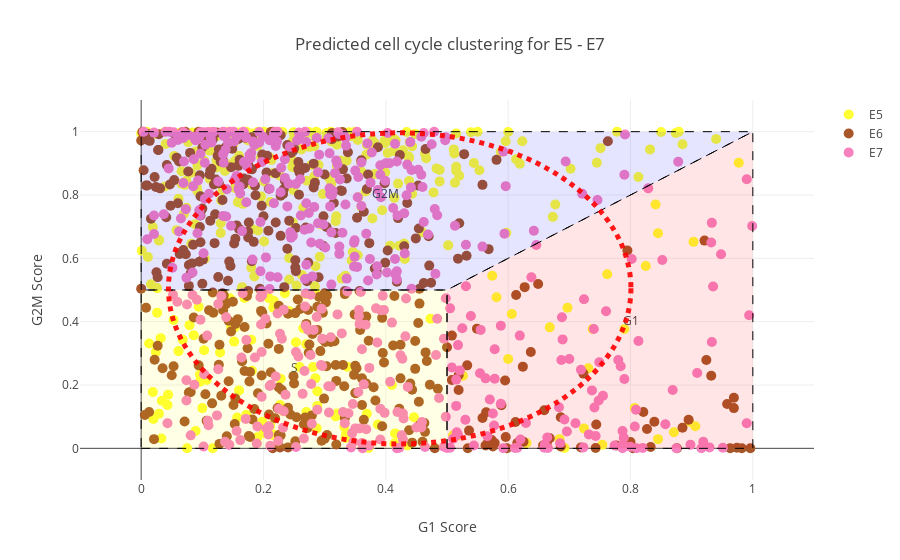

Notebook code cell kept with this figure:
### Code cell
data = [e5_trace, e6_trace, e7_trace, lbls]
#

layout = {
    'title': "Predicted cell cycle clustering for E5 - E7",
    'xaxis': {
        'title': "G1 Score",
        'range': [-0.1, 1.1],
    },
    'yaxis': {
        'title': "G2M Score",
        'range': [-0.1, 1.1]
    },
    'shapes': [
        # G1
        {
            'type': 'path',
            'path': ' M 0.5,0 L1,0 L1,1 L0.5,0.5 Z',
            'fillcolor': 'rgba(255,0,0,0.1)',
            'line': {
                'width': 1,
                'dash': 'dash'
            }
        },
        # S
        {
            'type': 'path',
            'path': ' M 0,0 L0.5,0 L0.5,0.5 L0,0.5 Z',
            'fillcolor': 'rgba(255,255,0,0.1)',
            'line': {
                'width': 1,
                'dash': 'dash'
            }
        },
        # G2M
        {
            'type': 'path',
            'path': ' M 0,0.5 L0,1 L1,1 L0.5,0.5 Z',
            'fillcolor': 'rgba(0,0,255,0.1)',
            'line': {
                'width': 1,
                'dash': 'dash'
            }
        },
        {
            'type': 'circle',
            'xref': 'x',
            'yref': 'y',
            'x0': np.percentile(list(e5_g1) + list(e6_g1) + list(e7_g1), 5),
            'y0': np.percentile(list(e5_g2m) + list(e6_g2m) + list(e7_g2m), 5),
            'x1': np.percentile(list(e5_g1) + list(e6_g1) + list(e7_g1), 95),
            'y1': np.percentile(list(e5_g2m) + list(e6_g2m) + list(e7_g2m), 95),
            'opacity': 0.9,
            #'fillcolor': 'black',
            'line': {
                'color': 'red',
                'width': 5,
                'dash': 'dot'
            },
        },
    ]
}
fig = {
    'data': data,
    'layout': layout,
}

iplot(fig)

### Figure 1 — Plotly figure (JSON) as saved in the notebook; plotly's stock layout.template omitted (floating-point values rounded to 4 significant figures; data arrays with more than 128 entries replaced by an {"elided": "..."} marker saying what was removed)
{"data": [{"marker": {"color": "rgb(255,255,51)", "size": 10, "symbol": "circle"}, "mode": "markers+text", "name": "E5", "type": "scatter", "x": {"elided": "353 float values"}, "y": {"elided": "353 float values"}}, {"marker": {"color": "rgb(166,86,40)", "size": 10, "symbol": "circle"}, "mode": "markers+text", "name": "E6", "type": "scatter", "x": {"elided": "415 float values"}, "y": {"elided": "415 float values"}}, {"marker": {"color": "rgb(247,129,191)", "size": 10, "symbol": "circle"}, "mode": "markers+text", "name": "E7", "type": "scatter", "x": {"elided": "466 float values"}, "y": {"elided": "466 float values"}}, {"hoverinfo": "none", "mode": "text", "showlegend": false, "text": ["G1", "G2M", "S"], "type": "scatter", "x": [0.8, 0.4, 0.25], "y": [0.4, 0.8, 0.25]}], "layout": {"shapes": [{"fillcolor": "rgba(255,0,0,0.1)", "line": {"dash": "dash", "width": 1}, "path": " M 0.5,0 L1,0 L1,1 L0.5,0.5 Z", "type": "path"}, {"fillcolor": "rgba(255,255,0,0.1)", "line": {"dash": "dash", "width": 1}, "path": " M 0,0 L0.5,0 L0.5,0.5 L0,0.5 Z", "type": "path"}, {"fillcolor": "rgba(0,0,255,0.1)", "line": {"dash": "dash", "width": 1}, "path": " M 0,0.5 L0,1 L1,1 L0.5,0.5 Z", "type": "path"}, {"line": {"color": "red", "dash": "dot", "width": 5}, "opacity": 0.9, "type": "circle", "x0": 0.04465, "x1": 0.8007, "xref": "x", "y0": 0.014, "y1": 0.9963, "yref": "y"}], "title": "Predicted cell cycle clustering for E5 - E7", "xaxis": {"range": [-0.1, 1.1], "title": "G1 Score"}, "yaxis": {"range": [-0.1, 1.1], "title": "G2M Score"}}}
